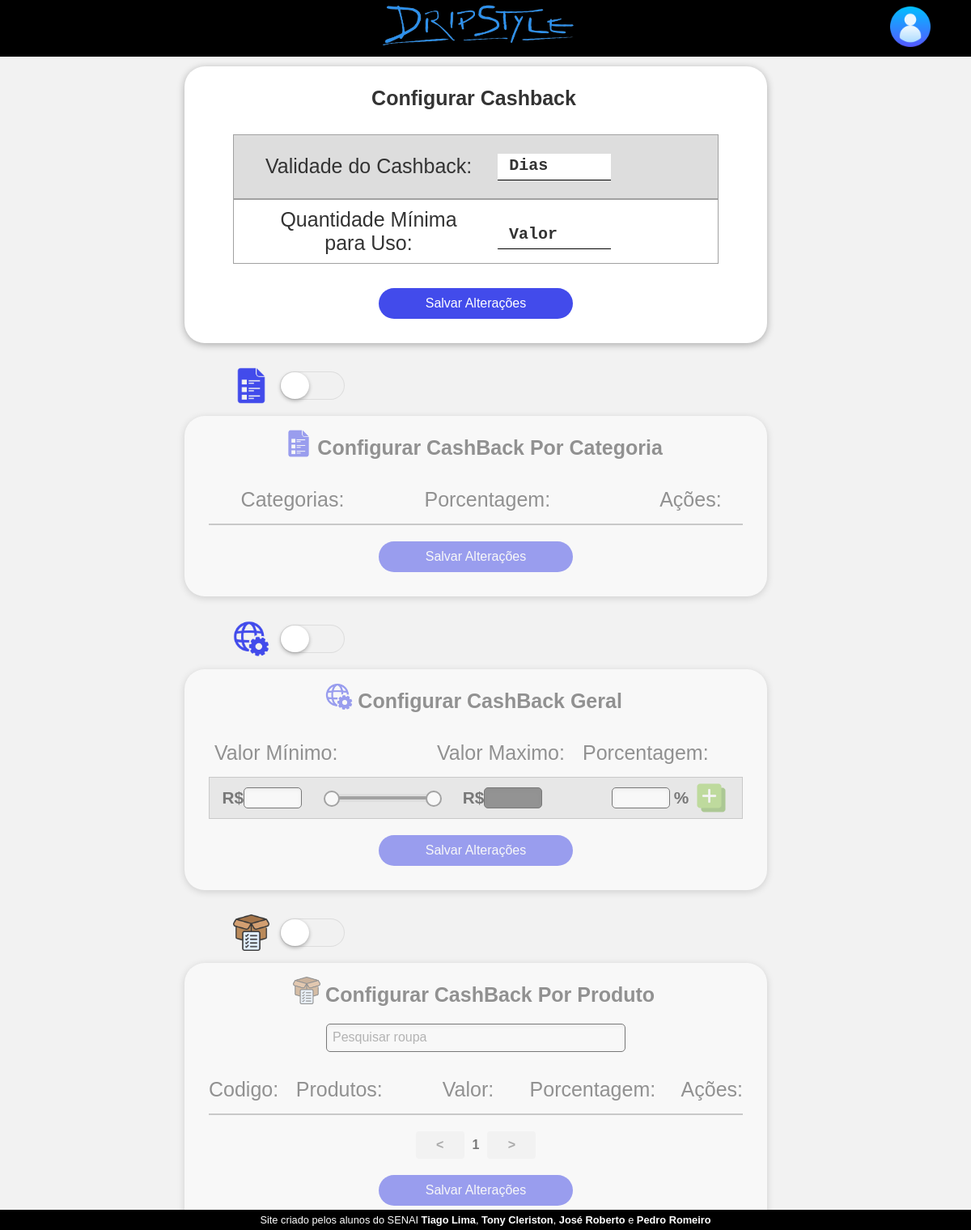
Before: /cashback with the older database file.
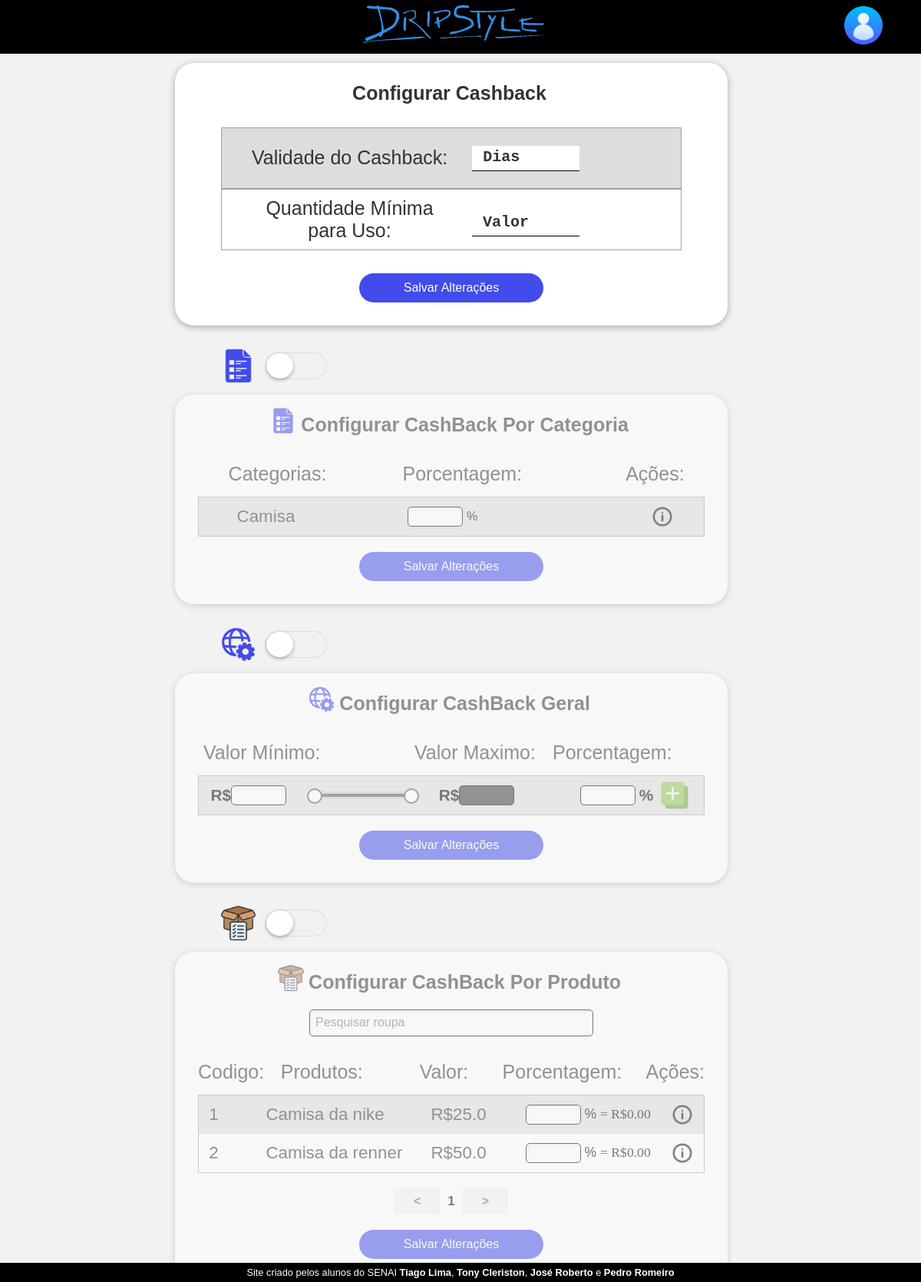
After: the same page with the newer database file.
### loja_de_roupa/models/__init__.py (models this page shows)
class Categoria(database.Model):
    id_categoria = database.Column(database.Integer, primary_key=True)
    nome_categoria = database.Column(database.String, nullable=False, unique=True)

class Roupas(database.Model):
    id_roupas = database.Column(database.Integer, primary_key=True)
    nome_roupa = database.Column(database.String, nullable=False, unique=True)
    categoria = database.Column(database.String, nullable=False)
    tamanho = database.Column(database.String, nullable=False)
    estoque = database.Column(database.Integer, nullable=False)
    min_estoque = database.Column(database.Integer)
    valor = database.Column(database.Float, nullable=False)
    descricao = database.Column(database.String)

### loja_de_roupa/routers/__init__.py (the view)
@app.route("/cashback", methods=['GET', 'POST'])
def cashback():
    categorias = Categoria.query.all()
    roupas = Roupas.query.all()
    if request.method == 'POST':
        return render_template("cashback.html")
    return render_template("cashback.html",categorias=categorias,roupas=roupas)

### loja_de_roupa/templates/cashback.html (shortened to what this page needs)
{% extends 'base.html' %} {% block body %}
<link rel="stylesheet" href="https://code.jquery.com/ui/1.12.1/themes/base/jquery-ui.css" />
<div style="display:flex;justify-content:flex-start;width:98vw;height:100vh; align-items: center ;flex-direction:column;">
	<form style="display:flex;max-width:none;flex-direction: column;width:60vw;margin:0;margin-top:1%;padding-top:15px;">
		<div>
			<div style="display:flex;align-items:center;width:100%;justify-content: center;">
				<label style="font-size:25px;margin:0;font-weight:bold;margin-top:10px;margin-right:5px;">Configurar Cashback</label>
			</div>
		</div>
		<div style="width:100%;display:flex;justify-content:center;flex-direction: column;align-items:center;">
			<div style="display:flex;flex-direction:column;margin:30px 0px 0px 0px;border: 1px solid #a1a1a1;border-radius0px;width:600px;height:80px;">
				<div class="categoria-div cinza" style="display:flex;align-items: center;border-radius:0;flex-direction: row;flex-wrap: nowrap;justify-content:  flex-start;padding-left:9px;height:100%;">
					<label style="font-size:25px;margin:0;margin-left:30px;text-align:center;">Validade do Cashback:</label>
					<div class="omrs-input-group" style="width:140px;margin:0;margin-bottom:0.2rem;margin-left:2rem;">
						<label class="omrs-input-underlined mouse" style="border-bottom: 1px solid #000;font-weight:bold;font-size:20px;">
							<input required style="font-size:1.6rem;" />
							<span class="omrs-input-label">Dias</span>
						</label>
					</div>
				</div>
			</div>
			<div style="display:flex;flex-direction:column;margin:0px 0px 10px 0px;border: 1px solid #a1a1a1;border-radius0px;width:600px;height:80px;">
				<div class="categoria-div branco" style="display:flex;align-items: center;border-radius:0;flex-direction: row;flex-wrap: nowrap;justify-content:  flex-start;padding-left:9px;height:100%;">
					<label style="width:255px;font-size:25px;margin:0;margin-left:30px;text-align:center;">Quantidade Mínima para Uso:</label>
					<div class="omrs-input-group" style="width:140px;margin:0;margin-bottom:0.2rem;margin-left:2rem;">
						<label class="omrs-input-underlined mouse" style="margin-bottom:0px;border-bottom: 1px solid #000;font-weight:bold;font-size:20px;">
							<input required style="font-size:1.6rem;" />
							<span class="omrs-input-label">Valor</span>
						</label>
					</div>
				</div>
			</div>
		</div>
		<div style="display:flex;align-items:center;width:100%;justify-content: center;">
			<input name="editar_roupa" type="submit" value="Salvar Alterações" class="submit-editar-roupa" style="width:20vw;border-radius:25px;" />
		</div>
	</form>
	<div class="switch__container" style="display:flex;margin-bottom:15px;">
		<img src="{{ url_for('static', filename='lista-de-afazeres.png') }}" style="width:45px;height:45px;" />
		<label for="switch-shadow" style="margin:0;"></label>
	</div>
	<form id="cat" style="display:flex;max-width:none;flex-direction: column;width:60vw;margin:0;padding-top:15px;">
		<div>
			<div style="display:flex;align-items:center;width:100%;justify-content: center;">
				<img src="{{ url_for('static', filename='lista-de-afazeres.png') }}" style="width:2.1rem;height:2.1rem;margin-right:1%;" />
				<label style="font-size:25px;margin:0;font-weight:bold;margin-top:10px;margin-right:5px;">Configurar CashBack Por Categoria</label>
			</div>
		</div>
		<div style="display:flex;flex-direction: row;justify-content: space-between;">
			<label style="font-size:25px;margin:0;margin-top:35px;margin-left:6%;width:160px;">Categorias:</label>
			<label style="font-size:25px;margin:0;margin-top:35px;margin-left:15%;width:160px;">Porcentagem:</label>
			<label style="font-size:25px;margin:0;margin-top:35px;margin-left:20%;width:160px;text-align:end;margin-right:4%;">Ações:</label>
		</div>
		<div style="display:flex;flex-direction:column;border: 1px solid #a1a1a1;border-radius0px;margin-top:15px;">
			{% set total_categorias = categorias|length %} {% for categoria in categorias %} {% set index = loop.index - 1 %}
			<div class="categoria-div {% if index % 2 == 0 %}cinza{% else %}branco{% endif %}" style="display:flex;align-items: center;border-radius:0;flex-direction: row;flex-wrap: wrap;justify-content: space-between;">
				<label style="margin:0;margin-left:6%;padding:10px;font-size:1.4em;width:10vw;">{{ categoria.nome_categoria.capitalize() }}</label>
				<div><input type="text" style="width:6vw;height:3vh;text-align:center;margin-right:5px;" />%</div>
				<img src="{{ url_for('static', filename='informacoes.png') }}" style="width:30px;height:30px;margin-right:6%;cursor:pointer;" />
			</div>
			{% endfor %}
		</div>
		<div style="display:flex;align-items:center;width:100%;justify-content: center;">
			<input name="editar_roupa" type="submit" value="Salvar Alterações" class="submit-editar-roupa" style="width:20vw;border-radius:25px;" />
		</div>
	</form>
	<div class="switch__container" style="display:flex;margin-bottom:15px;">
		<img src="{{ url_for('static', filename='conexao-global.png') }}" style="width:45px;height:45px;" />
		<label for="switch-shadow2" style="margin:0;"></label>
	</div>
	<form id="geral" style="display:flex;max-width:none;flex-direction: column;width:60vw;margin:0;padding-top:15px;">
		<div>
			<div style="display:flex;align-items:center;width:100%;justify-content: center;">
				<img src="{{ url_for('static', filename='conexao-global.png') }}" style="width:2.1rem;height:2.1rem;margin-right:1%;" />
				<label style="font-size:25px;margin:0;font-weight:bold;margin-top:10px;margin-right:5px;">Configurar CashBack Geral</label>
			</div>
		</div>
		<div style="display:flex;flex-direction: row;justify-content:  flex-start;">
			<label style="font-size:25px;margin:0;margin-top:35px;margin-left:7px;width:22vw;text-align:start;">Valor Mínimo:</label>
			<label style="font-size:25px;margin:0;margin-top:35px;margin-left:11px;width:15vw;">Valor Maximo:</label>
			<label style="font-size:25px;margin:0;margin-top:35px;width:15vw;">Porcentagem:</label>
		</div>
		<div id="cashback-geral" style="display:flex;flex-direction:column;border: 1px solid #a1a1a1;border-radius: 0px;margin-top:15px;">
			<div class="categoria-div cinza" id="intervalo" style="display:flex;align-items: center;border-radius:0;flex-direction: row;flex-wrap: nowrap;justify-content:  flex-start;padding-left:9px;">
				<div style="display:flex;align-items:center;margin-right:1%;margin-left:1%;font-weight:bold;font-size:1.3em;">
					R$<input id="min-input" type="text" style="width:6vw;height:3vh;text-align:center;font-weight:bold;font-size:0.9em;" />
				</div>
				<div class="slider" style="margin-left:30px;margin-right:10px;">
					<div class="slider-bar"></div>
					<div class="slider-circle min-circle"></div>
					<div class="slider-circle max-circle"></div>
				</div>
				<div style="display:flex;align-items:center;margin-right:3%;margin-left:4%;font-weight:bold;font-size:1.3em">
					R$<input id="max-input" type="text" style="width:6vw;height:3vh;text-align:center;margin-right:3%;font-weight:bold;font-size:0.9em;" />
				</div>
				<div style="display:flex;align-items:center;justify-content:center;width:30vw;">
					<div style="display:flex;align-items:center;width:8vw;font-weight:bold;font-size:1.3em"><input type="text" class="porcentagem" style="width:6vw;height:3vh;text-align:center;margin-right:5px;margin-left:50px;" />%</div>
					<img src="{{ url_for('static', filename='adicionar.png') }}" onclick="adicionarDiv()" style="width:40px;height:40px;margin-left:25%;margin-right:1%;cursor:pointer;" />
				</div>
			</div>
		</div>
		<div style="display:flex;align-items:center;width:100%;justify-content: center;">
			<input name="editar_roupa" type="submit" value="Salvar Alterações" class="submit-editar-roupa" style="width:20vw;border-radius:25px;" />
		</div>
	</form>
	<div class="switch__container" style="display:flex;margin-bottom:15px;">
		<img src="{{ url_for('static', filename='caracteristicas.png') }}" style="width:45px;height:45px;" />
		<label for="switch-shadow3" style="margin:0;"></label>
	</div>
	<form id="prod" style="display:flex;max-width:none;flex-direction: column;width:60vw;margin:0;padding-top:15px;">
		<div>
			<div style="display:flex;align-items:center;width:100%;justify-content: center;">
				<img src="{{ url_for('static', filename='caracteristicas.png') }}" style="width:2.1rem;height:2.1rem;margin-right:1%;" />
				<label style="font-size:25px;margin:0;font-weight:bold;margin-top:10px;margin-right:5px;">Configurar CashBack Por Produto</label>
			</div>
		</div>
		<div class="search-bar" style="display:flex;justify-content: center;width:100%;margin-top:13px;">
			<input style="padding:7px;width:370px;height:35px;" type="text" id="search-input" placeholder="Pesquisar roupa" oninput="filterTable()" />
		</div>
		<div style="display:flex;flex-direction: row;justify-content: space-between;">
			<label style="font-size:25px;margin:0;margin-top:35px;width:160px;">Codigo:</label>
			<label style="font-size:25px;margin:0;margin-top:35px;width:200px;">Produtos:</label>
			<label style="font-size:25px;margin:0;margin-top:35px;width:160px;margin-left:7%;">Valor:</label>
			<label style="font-size:25px;margin:0;margin-top:35px;width:160px;">Porcentagem:</label>
			<label style="font-size:25px;margin:0;margin-top:35px;width:160px;text-align:end;">Ações:</label>
		</div>
		<div style="display:flex;flex-direction:column;border: 1px solid #a1a1a1;border-radius0px;margin-top:15px;">
			{% set total_roupas = roupas|length %} {% for roupa in roupas %} {% set index = loop.index - 1 %}
			<div class="categoria-div {% if index % 2 == 0 %}cinza{% else %}branco{% endif %}" style="display:flex;align-items: center;border-radius:0;flex-direction: row;flex-wrap: wrap;justify-content: space-between;">
				<label style="margin:0;margin-left:2%;font-size:1.4em;width:4vw;">{{ roupa.id_roupas }}</label>
				<label style="margin:0;margin-left:2%;font-size:1.4em;width:16vw;">{{ roupa.nome_roupa.capitalize() }}</label>
				<label style="margin:0;padding:10px;font-size:1.4em;width:10vw;">R${{ roupa.valor }}</label>
				<div style="font-size:1.1em">
					<input type="text" style="width:6vw;height:3vh;text-align:center;margin-right:5px;" />%
					<span style="font-family:cursive;" class="valor-desconto">= R$0.00</span>
				</div>
				<img src="{{ url_for('static', filename='informacoes.png') }}" style="width:30px;height:30px;margin-right:2%;cursor:pointer;" />
			</div>
			{% endfor %}
		</div>
		<div class="pagination">
			<button class="prev"><</button>
			<span class="page-number">1</span>
			<button class="next">></button>
		</div>
		<div style="display:flex;align-items:center;width:100%;justify-content: center;">
			<input name="editar_roupa" type="submit" value="Salvar Alterações" class="submit-editar-roupa" style="width:20vw;border-radius:25px;" />
		</div>
	</form>
</div>
{% endblock %}

### loja_de_roupa/templates/base.html (shortened to what this page needs)
<html lang="pt-BR">
	<head>
		<link rel="stylesheet" href="{{ url_for('static', filename='style.css') }}" />
	</head>
	<body>
		{% include 'navbar.html' %}
		 {% block body %} {% endblock %}
	</body>
	{% include 'footer.html' %}
</html>

### loja_de_roupa/templates/navbar.html (shortened to what this page needs)
<nav style="display: flex; justify-content: center; align-items: center;">
    <div class="logo" style="height:60px;flex: 1; display: flex; justify-content: center; align-items: center;">
         <img src="{{ url_for('static', filename='DripStyle.png') }}"style="margin-left:90px;max-height: 100%; max-width: 100%; transform: rotate(4deg);">
        </div>
  <div class="user-icon" style="margin-left: auto; margin-top: 0; cursor:pointer; z-index: 2;" onclick="FormLogin()">
     <img src="{{ url_for('static', filename='login.png') }}" id="btn-logout" style="width:50px; height:50px;margin-bottom:12px;margin-top:8px;margin-right:30px;cursor:pointer;">
  </div>
</nav>

### loja_de_roupa/templates/footer.html
<footer>
	<p>
		Site criado pelos alunos do SENAI <a href="https://github.com/tiagolima10" title="Link para a página Github." target="_blank">Tiago Lima</a>,
		<a href="https://github.com/TonyCleriston" title="Link para a página Github." target="_blank">Tony Cleriston</a>, <a href="#">José Roberto</a> e <a href="#">Pedro Romeiro</a>
	</p>
</footer>

Changed rows visible on the page:
added Categoria: nome_categoria "Camisa"
added Roupas: id_roupas "1", nome_roupa "Camisa da nike", valor "25.0"
added Roupas: id_roupas "2", nome_roupa "Camisa da renner", valor "50.0"
